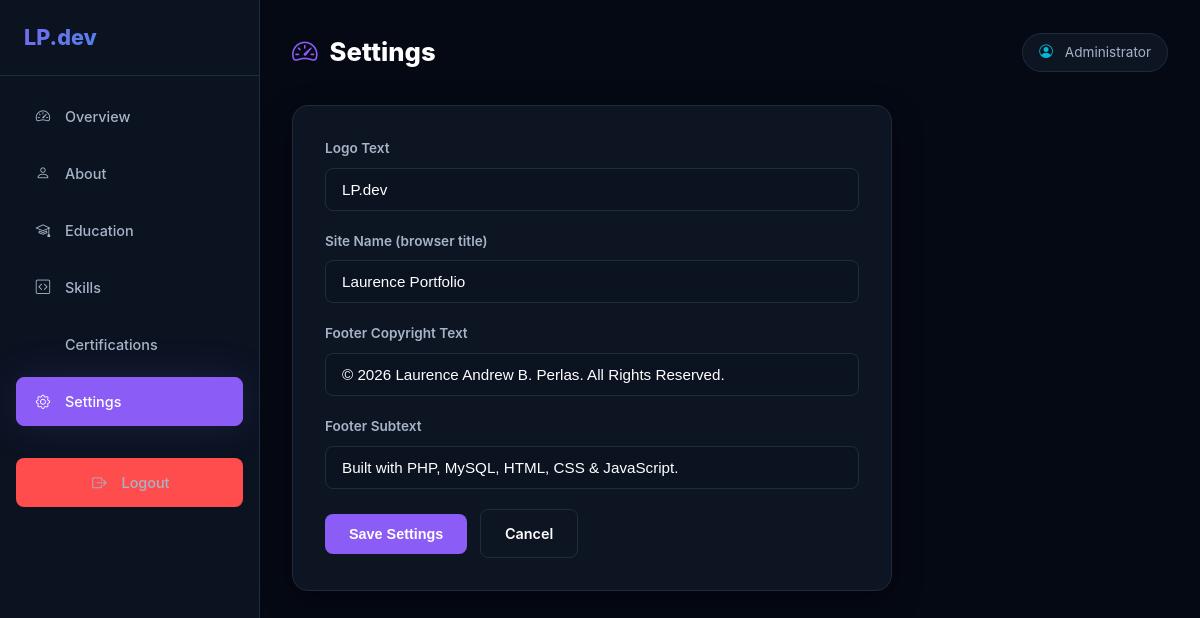
Page /admin/settings.php (signed in) on the committed database.
### tables this page shows
CREATE TABLE `website_settings` (
  `id` int(11) NOT NULL AUTO_INCREMENT,
  `logo_text` varchar(50) NOT NULL DEFAULT 'LP.dev',
  `footer_text` varchar(255) NOT NULL DEFAULT '© 2026 Laurence Andrew B. Perlas. All Rights Reserved.',
  `footer_subtext` varchar(255) NOT NULL DEFAULT 'Built with PHP, MySQL, HTML, CSS & JavaScript.',
  `site_name` varchar(100) NOT NULL DEFAULT 'Laurence Portfolio',
  `updated_at` timestamp NOT NULL DEFAULT current_timestamp() ON UPDATE current_timestamp(),
  PRIMARY KEY (`id`)
);

### includes/functions.php (called while the page is built, shortened)
<?php
require_once __DIR__ . '/../config.php';
if (!function_exists('getSettings')) {
    function getSettings(PDO $pdo): array {
        $stmt = $pdo->query("SELECT * FROM website_settings LIMIT 1");
        return $stmt->fetch() ?: [];
    }
}

### config.php (called while the page is built, shortened)
<?php
if (!function_exists('h')) {
    function h(string $value = null): string {
        return htmlspecialchars((string)$value, ENT_QUOTES | ENT_HTML5, 'UTF-8');
    }
}

### includes/auth.php (called while the page is built, shortened)
<?php
require_once __DIR__ . '/../config.php';
if (!function_exists('isLoggedIn')) {
    function isLoggedIn(): bool {
        return !empty($_SESSION['admin_id']);
    }
}
if (!function_exists('getCurrentAdmin')) {
    function getCurrentAdmin(PDO $pdo): ?array {
        $stmt = $pdo->prepare("SELECT id, username, full_name FROM admins WHERE id = ?");
        $stmt->execute([$_SESSION['admin_id']]);
        return $stmt->fetch();
    }
}

### admin/settings.php (the view, shortened to what this page needs)
<?php
require_once __DIR__ . '/header.php';
$settings = $pdo->query("SELECT * FROM website_settings LIMIT 1")->fetch();
?>
    <div class="form-card">
        <form method="POST" action="">
            <div class="form-group">
                <label>Logo Text</label>
                <input type="text" name="logo_text" value="<?= h($settings['logo_text'] ?? 'LP.dev') ?>" required>
            </div>
            <div class="form-group">
                <label>Site Name (browser title)</label>
                <input type="text" name="site_name" value="<?= h($settings['site_name'] ?? 'Laurence Portfolio') ?>" required>
            </div>
            <div class="form-group">
                <label>Footer Copyright Text</label>
                <input type="text" name="footer_text" value="<?= h($settings['footer_text'] ?? '© 2026 Laurence Andrew B. Perlas. All Rights Reserved.') ?>" required>
            </div>
            <div class="form-group">
                <label>Footer Subtext</label>
                <input type="text" name="footer_subtext" value="<?= h($settings['footer_subtext'] ?? 'Built with PHP, MySQL, HTML, CSS & JavaScript.') ?>">
            </div>
            <button type="submit" class="btn">Save Settings</button>
            <a href="index.php" class="btn btn-outline" style="margin-left:0.5rem;">Cancel</a>
        </form>
    </div>
<?php require_once __DIR__ . '/footer.php'; ?>

### admin/header.php (shortened to what this page needs)
<?php
require_once __DIR__ . '/../includes/auth.php';
require_once __DIR__ . '/../includes/functions.php';
require_once __DIR__ . '/../config/database.php';
require_once __DIR__ . '/../config.php';
$admin = getCurrentAdmin($pdo);
$settings = getSettings($pdo);
?>
<!DOCTYPE html>
<html lang="en">
<head>
    <link rel="stylesheet" href="../assets/css/style.css">
    <link rel="stylesheet" href="https://cdn.jsdelivr.net/npm/bootstrap-icons@1.11.3/font/bootstrap-icons.min.css">
</head>
<body>
<div class="admin-wrap">
    <aside class="admin-sidebar" id="adminSidebar">
        <div class="brand"><?= h($settings['logo_text'] ?? 'LP.dev') ?></div>
        <nav>
            <ul>
                <li><a href="index.php" class="<?= basename($_SERVER['PHP_SELF']) === 'index.php' ? 'active' : '' ?>"><i class="bi bi-speedometer2"></i> Overview</a></li>
                <li><a href="about.php" class="<?= basename($_SERVER['PHP_SELF']) === 'about.php' ? 'active' : '' ?>"><i class="bi bi-person"></i> About</a></li>
                <li><a href="education.php" class="<?= basename($_SERVER['PHP_SELF']) === 'education.php' ? 'active' : '' ?>"><i class="bi bi-mortarboard"></i> Education</a></li>
                <li><a href="skills.php" class="<?= basename($_SERVER['PHP_SELF']) === 'skills.php' ? 'active' : '' ?>"><i class="bi bi-code-square"></i> Skills</a></li>
                <li><a href="certifications.php" class="<?= basename($_SERVER['PHP_SELF']) === 'certifications.php' ? 'active' : '' ?>"><i class="bi bi-diploma"></i> Certifications</a></li>
                <li><a href="settings.php" class="<?= basename($_SERVER['PHP_SELF']) === 'settings.php' ? 'active' : '' ?>"><i class="bi bi-gear"></i> Settings</a></li>
                <li style="margin-top:2rem;"><a href="logout.php" class="btn-logout" style="width:100%; justify-content:center;"><i class="bi bi-box-arrow-right"></i> Logout</a></li>
            </ul>
        </nav>
    </aside>
    <main class="admin-main">
        <div class="admin-header">
            <div>
                <h1><i class="bi bi-speedometer2"></i><?= ucfirst(str_replace('.php', '', basename($_SERVER['PHP_SELF']))) ?></h1>
            </div>
            <div class="user-chip">
                <i class="bi bi-person-circle"></i>
                <span><?= h($admin['full_name'] ?? $admin['username']) ?></span>
            </div>
        </div>

### assets/css/style.css (style rules this page uses)
* { margin: 0; padding: 0; box-sizing: border-box; }
:root { --bg-main: #050914; --bg-secondary: #0B1220; --bg-card: #0D1422; --primary: #7775FF; --primary-glow: rgba(119, 117, 255, 0.35); --secondary: #00D9FF; --text-main: #FFFFFF; --text-secondary: #A6B4C8; --border: #202C3D; --success: #00D9FF; --danger: #FF4D4D; --warning: #F5A623; --radius: 16px; --radius-sm: 8px; --transition: 0.35s cubic-bezier(0.4, 0, 0.2, 1); --shadow: 0 10px 30px rgba(0, 0, 0, 0.4); --shadow-glow: 0 0 40px rgba(119, 117, 255, 0.15); }
html { scroll-behavior: smooth; }
body { background: var(--bg-main); color: var(--text-main); font-family: 'Segoe UI', Inter, -apple-system, BlinkMacSystemFont, 'Roboto', sans-serif; line-height: 1.6; min-height: 100vh; overflow-x: hidden; }
a { text-decoration: none; color: inherit; }
ul { list-style: none; }
body { background: radial-gradient(ellipse at top, #0d1630 0%, #050914 60%); }
body { font-family: 'Inter', 'Segoe UI', sans-serif; }
:root { --primary: #8B5CF6; --secondary: #06B6D4; --primary-glow: rgba(139,92,246,0.4); }

### admin/header.php (style rules this page uses)
.admin-wrap { display: flex; min-height: 100vh; }
.admin-sidebar { width: 260px; background: var(--bg-secondary); border-right: 1px solid var(--border); position: fixed; top: 0; bottom: 0; z-index: 100; overflow-y: auto; }
.admin-sidebar .brand { padding: 1.25rem 1.5rem; font-size: 1.35rem; font-weight: 800; color: var(--text-main); border-bottom: 1px solid var(--border); background: linear-gradient(135deg, var(--primary), var(--secondary)); -webkit-background-clip: text; -webkit-text-fill-color: transparent; }
.admin-sidebar nav ul { padding: 1rem; }
.admin-sidebar nav ul li { margin-bottom: 0.5rem; }
.admin-sidebar nav ul li a { display: flex; align-items: center; gap: 0.75rem; padding: 0.75rem 1rem; border-radius: var(--radius-sm); color: var(--text-secondary); font-size: 0.9rem; font-weight: 500; transition: all var(--transition); border: 1px solid transparent; }
.admin-sidebar nav ul li a:hover, .admin-sidebar nav ul li a.active { background: var(--primary); color: #fff; border-color: var(--primary); box-shadow: var(--shadow-glow); }
.admin-sidebar nav ul li a i { width: 20px; text-align: center; }
.admin-main { margin-left: 260px; flex: 1; padding: 2rem; background: var(--bg-main); min-height: 100vh; }
.admin-header { display: flex; justify-content: space-between; align-items: center; margin-bottom: 2rem; }
.admin-header h1 { font-size: 1.6rem; font-weight: 800; color: var(--text-main); display: flex; align-items: center; gap: 0.75rem; }
.admin-header h1 i { color: var(--primary); }
.user-chip { display: flex; align-items: center; gap: 0.75rem; background: var(--bg-card); border: 1px solid var(--border); padding: 0.5rem 1rem; border-radius: 30px; color: var(--text-secondary); font-size: 0.85rem; }
.user-chip i { color: var(--secondary); }
.btn-logout { background: var(--danger); color: #fff; border: none; padding: 0.5rem 1rem; border-radius: var(--radius-sm); font-size: 0.85rem; font-weight: 600; cursor: pointer; transition: all var(--transition); }
.form-card { background: var(--bg-card); border: 1px solid var(--border); border-radius: var(--radius); padding: 2rem; box-shadow: var(--shadow); max-width: 600px; }
.form-group { margin-bottom: 1.25rem; }
.form-group label { display: block; font-size: 0.85rem; font-weight: 600; color: var(--text-secondary); margin-bottom: 0.5rem; }
.form-group input, .form-group select, .form-group textarea { width: 100%; background: var(--bg-secondary); border: 1px solid var(--border); color: var(--text-main); padding: 0.75rem 1rem; border-radius: var(--radius-sm); font-size: 0.95rem; transition: border-color var(--transition); }
.btn { display: inline-flex; align-items: center; gap: 0.5rem; background: var(--primary); color: #fff; border: none; padding: 0.75rem 1.5rem; border-radius: var(--radius-sm); font-size: 0.9rem; font-weight: 600; cursor: pointer; transition: all var(--transition); }
.btn-outline { background: transparent; border: 1px solid var(--border); color: var(--text-main); }

### rows in the picture
website_settings: logo_text "LP.dev", site_name "Laurence Portfolio", footer_text "© 2026 Laurence Andrew B. Perlas. All Rights Reserved.", footer_subtext "Built with PHP, MySQL, HTML, CSS & JavaScript."

### other values in the picture
str_replace('.php', '', basename($_SERVER['PHP_SELF'])) "Settings"
$admin['full_name'] "Administrator"
